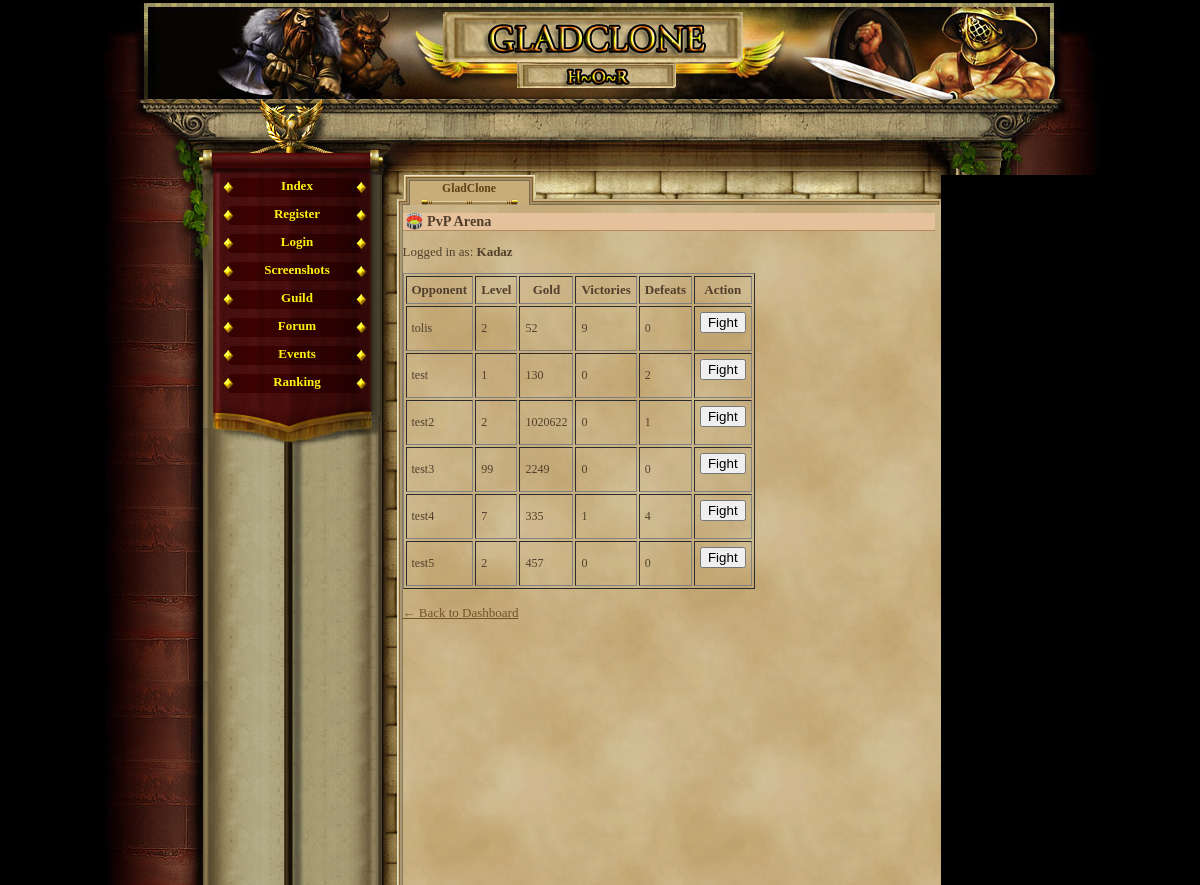
Page /pvp_arena.php (signed in) on the earlier database version.
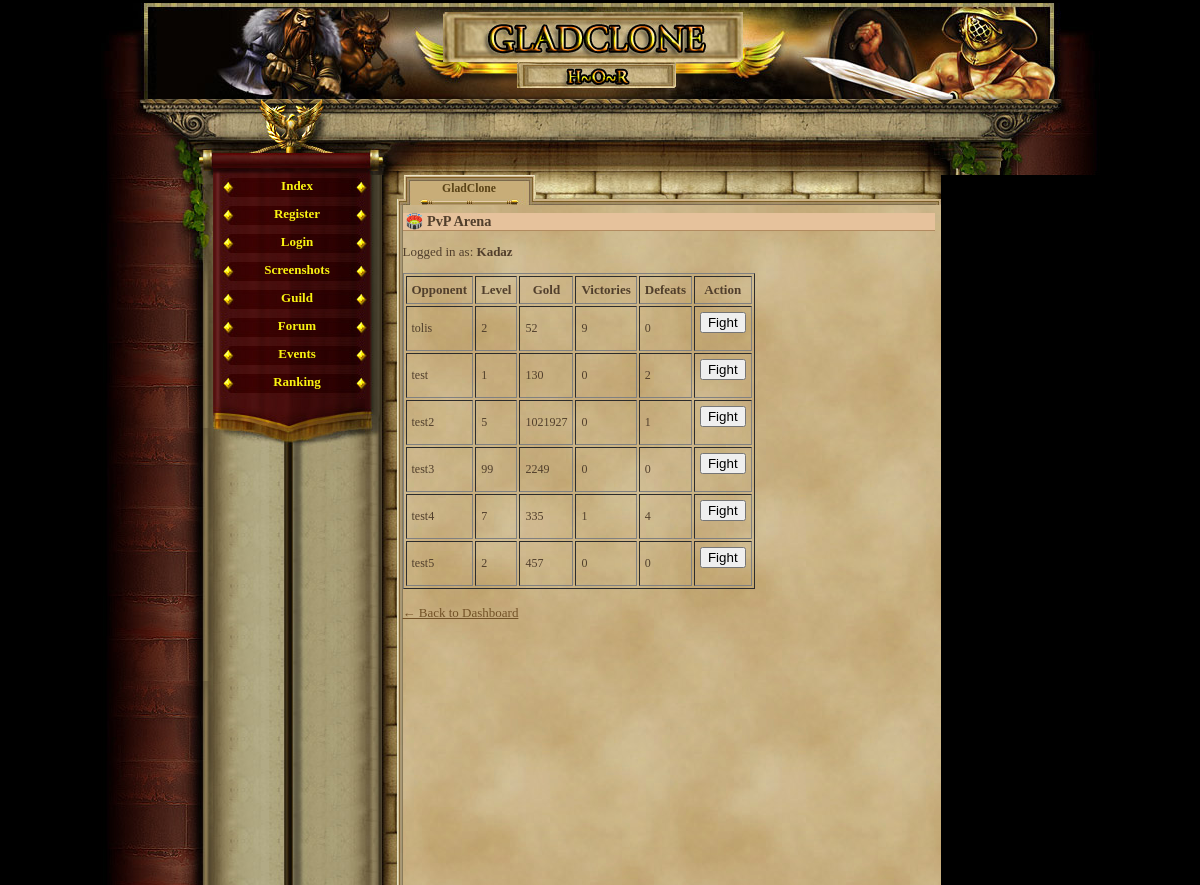
Same page on the later database version.
### tables this page shows
CREATE TABLE `gracze` (
  `id` int(11) NOT NULL AUTO_INCREMENT,
  `gracz` int(11) NOT NULL DEFAULT '0',
  `login` varchar(24) NOT NULL,
  `haslo` varchar(40) NOT NULL,
  `email` varchar(40) NOT NULL,
  `plec` tinyint(4) NOT NULL DEFAULT '0',
  `avatar` tinyint(4) NOT NULL DEFAULT '1',
  `pregunta` text NOT NULL,
  `respuesta` text NOT NULL,
  `rank` int(1) NOT NULL DEFAULT '1',
  `nivel` int(1) NOT NULL DEFAULT '1',
  `exp` int(1) NOT NULL DEFAULT '0',
  `exp_max` int(1) NOT NULL DEFAULT '10',
  `honor` int(1) NOT NULL DEFAULT '0',
  `fama` int(1) NOT NULL DEFAULT '0',
  `victorias` int(1) NOT NULL DEFAULT '0',
  `perdidas` int(1) NOT NULL DEFAULT '0',
  `oro_robado` int(1) NOT NULL DEFAULT '0',
  `oro_perdido` int(1) NOT NULL DEFAULT '0',
  `atak` int(5) NOT NULL DEFAULT '0',
  `obrona` int(3) NOT NULL DEFAULT '0',
  `sila` int(1) NOT NULL DEFAULT '5',
  `sila_i` int(1) NOT NULL DEFAULT '0',
  `sila_max` int(1) NOT NULL DEFAULT '10',
  `zrecznosc` int(1) NOT NULL DEFAULT '5',
  `zrecznosc_i` int(1) NOT NULL DEFAULT '0',
  `zrecznosc_max` int(1) NOT NULL DEFAULT '10',
  `wyrzymalosc` int(1) NOT NULL DEFAULT '5',
  `wyrzymalosc_i` int(1) NOT NULL DEFAULT '0',
  `wyrzymalosc_max` int(1) NOT NULL DEFAULT '10',
  `constitucion` int(1) NOT NULL DEFAULT '5',
  `constitucion_i` int(1) NOT NULL DEFAULT '0',
  `constitucion_max` int(1) NOT NULL DEFAULT '10',
  `carisma` int(1) NOT NULL DEFAULT '5',
  `carisma_i` int(1) NOT NULL DEFAULT '0',
  `carisma_max` int(1) NOT NULL DEFAULT '10',
  `inteligencja` int(1) NOT NULL DEFAULT '5',
  `inteligencja_i` int(1) NOT NULL DEFAULT '0',
  `inteligencja_max` int(1) NOT NULL DEFAULT '10',
  `mdchance` int(1) NOT NULL DEFAULT '0',
  `dhchance` int(1) NOT NULL DEFAULT '0',
  `ctchance` int(1) NOT NULL DEFAULT '0',
  `zycie` int(100) NOT NULL DEFAULT '100',
  `zycie_max` int(100) NOT NULL DEFAULT '100',
  `obrazenia_min` int(1) NOT NULL DEFAULT '0',
  `obrazenia_max` int(3) NOT NULL DEFAULT '2',
  `zloto` int(100) NOT NULL DEFAULT '150',
  `zloto_skarbiec` int(11) NOT NULL,
  `punkty` int(11) NOT NULL,
  `pracuje` int(11) NOT NULL,
  `ostatnia_walka_pvp` int(11) NOT NULL,
  `ostatnia_walka_pvc` int(11) NOT NULL,
  `ostatnio_zregenerowano` int(11) NOT NULL,
  `titulo` varchar(24) NOT NULL DEFAULT 'Newbie',
  `arena_level` int(11) NOT NULL,
  `rubies` int(11) NOT NULL DEFAULT '0',
  `centurion_time` int(11) NOT NULL,
  `reportes` int(1) NOT NULL DEFAULT '0',
  `mensajes` int(1) NOT NULL DEFAULT '0',
  `noticias` int(1) NOT NULL DEFAULT '0',
  `bendicion1_type` int(11) NOT NULL,
  `bendicion1_time` int(11) NOT NULL,
  `bendicion2_type` int(11) NOT NULL,
  `bendicion2_time` int(11) NOT NULL,
  `bendicion3_type` int(11) NOT NULL,
  `bendicion3_time` int(11) NOT NULL,
  `bendicion4_type` int(11) NOT NULL,
  `bendicion4_time` int(11) NOT NULL,
  `ostatnia_aktywnosc` int(11) NOT NULL DEFAULT '0',
  `username_locked` tinyint(1) NOT NULL DEFAULT '0',
  `lock_login` tinyint(1) NOT NULL DEFAULT '0',
  PRIMARY KEY (`id`),
  UNIQUE KEY `login` (`login`)
);

### pvp_arena.php (the view, shortened to what this page needs)
<?php
require_once('var/ustawienia.php');
require_once('gora_strony.php');
require_once('menu_l.php');
if (isset($_SESSION['id'])) {
    $player_id = $_SESSION['id'];
    $conn->query("UPDATE gracze SET ostatnio_zregenerowano = UNIX_TIMESTAMP() WHERE id = $player_id");
}
$player_id = $_SESSION['id'];
$player_name = '';
$stmt_self = $conn->prepare("SELECT login FROM gracze WHERE id = ?");
$stmt_self->bind_param("i", $player_id);
$stmt_self->execute();
$stmt_self->bind_result($player_name);
$can_fight = true;
$stmt = $conn->prepare("SELECT id, login, nivel, zloto, victorias, perdidas FROM gracze WHERE id != ?");
$stmt->bind_param("i", $player_id);
$stmt->execute();
$result = $stmt->get_result();
?>
<h2>🏟️ PvP Arena</h2>
<p>Logged in as: <strong><?= htmlspecialchars($player_name) ?></strong></p>
<table border="1" cellpadding="5">
    <tr>
        <th>Opponent</th>
        <th>Level</th>
        <th>Gold</th>
        <th>Victories</th>
        <th>Defeats</th>
        <th>Action</th>
    </tr>
    <?php while ($row = $result->fetch_assoc()): ?>
    <tr>
        <td><?= htmlspecialchars($row['login']) ?></td>
        <td><?= $row['nivel'] ?></td>
        <td><?= $row['zloto'] ?></td>
        <td><?= $row['victorias'] ?></td>
        <td><?= $row['perdidas'] ?></td>
        <td>
		<?php if ($can_fight): ?>
    <form method="POST" action="pvp_fight.php" onsubmit="return confirm('Fight <?= htmlspecialchars($row['login']) ?>?');">
        <button type="submit">Fight</button>
    </form>
<?php else: ?>
    <button disabled>Cooldown</button>
<?php endif; ?>
        </td>
    </tr>
    <?php endwhile; ?>
</table>
<br>
<a href="index.php">← Back to Dashboard</a>

### gora_strony.php (shortened to what this page needs)
<html>
	<head>
				<link href="game_05.css" rel="stylesheet" type="text/css" media="screen" />				<style type=text/css></style>
	</head>
<body ><div id="container">
	<div id="header"></div>
	<div id="charvalues_leer">
		<div style="position:relative; left:380px; top:22px; width:500px; height:45px;">
			<div style="position:absolute; width:150px; height:45px; left:0px; top:0px;">
			</div>
			<div style="position:absolute; width:150px; height:45px; left:153px;">
			</div>
			<div style="position:absolute; width:150px; height:45px; left:298px;">
			</div>
		</div>
	</div>
	<div id="main">
		<table cellspacing="0" cellpadding="0" height="100%" border="0">
			<tr height="100%">
				<td height="100%" valign="top" id="leftblock_middle">
					<div id="leftblock_top"></div>
				</td>

### menu_l.php
<?php
         if(empty($_SESSION['user'])){
             echo '
              <td valign="top" id="mainmenu">
                 <a class = "menuitem_aktive" href="index.php" title="Index" target="_self">Index</a>
                 <a class = "menuitem_aktive" href="rejestracja.php" title="Register" target="_self">Register</a>
                 <a class = "menuitem_aktive" href="logowanie.php" title="Login" target="_self">Login</a>
                 <a class = "menuitem_aktive" href="screenshot.php" title="Screenshots" target="_self">Screenshots</a>
				 <a class = "menuitem_aktive" href="guild.php" title="Guild" target="_self">Guild</a>
                 <a class = "menuitem_aktive" href="" title="Forum" target="_self">Forum</a>
                 <a class = "menuitem_aktive" href="event_portal.php" title="Events" target="_self">Events</a>
                 <a class = "menuitem_aktive" href="ranking2.php" title="Ranking" target="_self">Ranking</a>
             ';
         } else {
             echo '              <td valign="top" id="mainmenu">
                 <a class = "menuitem_aktive" href="konto.php" title="User" target="_self">User</a>
			 ';
         }
        ?>
          	<div id="menufooter"></div>
				</td>
				<td id="contentBox" valign="top">
					<table cellspacing="0" cellpadding="0" height="100%" width="100%" border="0">
						<tr style="height:30px;">
							<td id="corner1"></td>
							<td><div class="tab_aktive" ><span>GladClone</span></div>
							<div class="tab_empty" style="background-image:url(img/interface/reiter_c2.jpg);"></div>
							<div class="tab_empty" style="background-image:url(img/interface/reiter_c3.jpg);"></div>
						      <div class="tab_empty" style="background-image:url(img/interface/reiter_c4.jpg);"></div></td>
							<td id="corner2"></td>
						</tr>
						<tr style="height:100%;">
							<td class="border_left"></td>
							<td id="content">

### game_05.css (style rules this page uses)
body, html { margin: 0; padding: 0; font-family:"Palatino Linotype", "Times New Roman", Times, serif; text-align: center; color: #513F2C; background-color: #000; font-size:16px; }
table { font-size:13px; }
h2 { text-align:left; border-bottom:1px solid #b28b60; color:#513F2C; background-color:#e6c29c; margin:8px 0px 0px 0px; padding-left:3px; font-size:1.1em; }
#content td { text-align:left; color:#513F2C; font-weight:normal; font-size: 12px; }
#container { margin: auto; width: 999px; height: 100%; text-align: left; }
#header { margin-top:3px; height: 96px; background-image:url(img/interface/header.jpg); }
#charvalues_leer { height: 76px; background-image:url(img/interface/statusbalken_leer.jpg); }
#main { width: 999px; height:710px; text-align: left; }
a { -moz-user-focus: none; -moz-outline: none; outline: none; }
#leftblock_top { background-image:url(img/interface/pflanze_l.jpg); width:112px; height:135px; }
#leftblock_middle { width:112px; background-image:url(img/interface/bg_l_b.jpg); background-repeat: repeat-y; }
#mainmenu { background-image:url(img/interface/wand_bg_2.jpg); background-repeat:repeat-y; height:100%; }
.menuitem_aktive { display:block; text-align:center; background-image:url(img/interface/navi_b.jpg); width:169px; height:25px; color: #FAF311; text-decoration: none; padding-top:3px; font-weight:bold; }
#menufooter { background-image:url(img/interface/navi_abschluss.jpg); width:169px; height:51px; }
#contentBox { width:559px; height:100%; background-image:url(img/interface/papierus.jpg); background-repeat:repeat; }
#content { height:560px; vertical-align:top; }
#content a { color:#735227; }
#corner1 { background-image:url(img/interface/papier_ecke_l.jpg); width:21px; height:30px; }
#corner2 { background-image:url(img/interface/papier_ecke_r.jpg); width:6px; height:30px; }
.border_left { background-image:url(img/interface/papier_rahmen_l.jpg); background-repeat:repeat-y; }
.tab_empty { text-align:center; float:left; background-position:top left; background-repeat:no-repeat; height: 30px; width: 133px; }
.tab_aktive { text-align:center; float:left; background-image:url(img/interface/reiter_a.jpg); background-position:top left; background-repeat:no-repeat; height: 30px; width: 133px; }
.tab_aktive span { position: relative; top:7px; color: #5A4317; font-size:0.9em; text-decoration: none; font-weight:bold; }
#market_item_table td, th { padding-left: 5px; }

Differences in the rows shown:
changed gracze "test2": nivel "2" → "5"; zloto "1020622" → "1021927"
